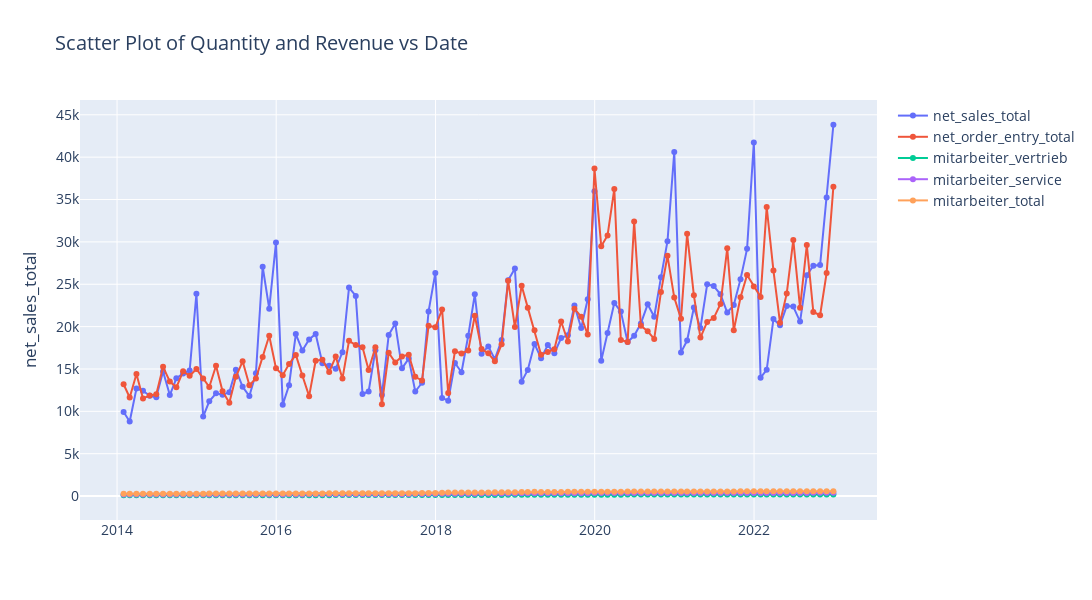
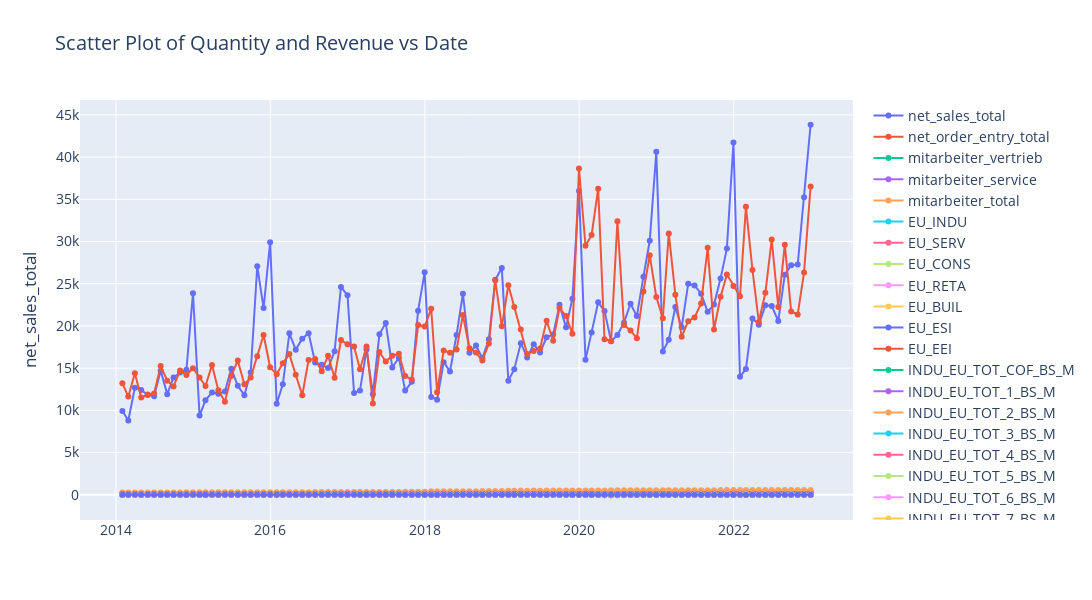

The code cell stored with these charts, in order, in its notebook:
### Code cell
# Plottting the features only that have high correlation
filename = "InteractivePlot_high_correlated_Features"
plot_scatter(Sample, filename)


# Plottting all the features
filename = "InteractivePlot_all_features"
plot_scatter(df, filename)
